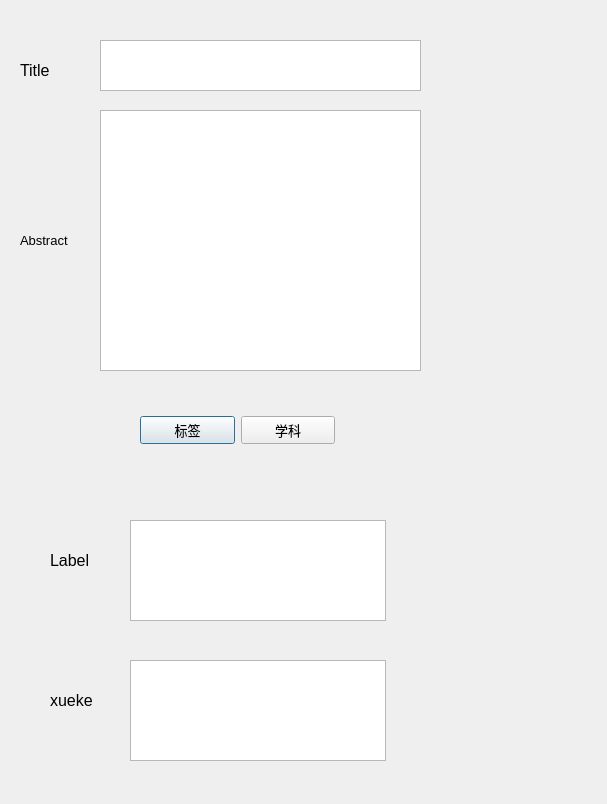
<?xml version="1.0" encoding="UTF-8"?>
<ui version="4.0">
 <class>Dialog</class>
 <widget class="QDialog" name="Dialog">
  <property name="geometry">
   <rect>
    <x>0</x>
    <y>0</y>
    <width>607</width>
    <height>804</height>
   </rect>
  </property>
  <property name="windowTitle">
   <string>Dialog</string>
  </property>
  <widget class="QWidget" name="horizontalLayoutWidget">
   <property name="geometry">
    <rect>
     <x>140</x>
     <y>390</y>
     <width>195</width>
     <height>80</height>
    </rect>
   </property>
   <layout class="QHBoxLayout" name="horizontalLayout">
    <item>
     <widget class="QPushButton" name="pushButton_label">
      <property name="font">
       <font>
        <pointsize>10</pointsize>
       </font>
      </property>
      <property name="text">
       <string>标签</string>
      </property>
     </widget>
    </item>
    <item>
     <widget class="QPushButton" name="pushButton_xk">
      <property name="font">
       <font>
        <pointsize>10</pointsize>
       </font>
      </property>
      <property name="text">
       <string>学科</string>
      </property>
     </widget>
    </item>
   </layout>
  </widget>
  <widget class="QPlainTextEdit" name="plainTextEdit_abs">
   <property name="geometry">
    <rect>
     <x>100</x>
     <y>110</y>
     <width>321</width>
     <height>261</height>
    </rect>
   </property>
   <property name="font">
    <font>
     <pointsize>10</pointsize>
    </font>
   </property>
  </widget>
  <widget class="QPlainTextEdit" name="plainTextEdit_title">
   <property name="geometry">
    <rect>
     <x>100</x>
     <y>40</y>
     <width>321</width>
     <height>51</height>
    </rect>
   </property>
   <property name="font">
    <font>
     <pointsize>10</pointsize>
    </font>
   </property>
  </widget>
  <widget class="QLabel" name="label">
   <property name="geometry">
    <rect>
     <x>20</x>
     <y>60</y>
     <width>71</width>
     <height>21</height>
    </rect>
   </property>
   <property name="font">
    <font>
     <pointsize>12</pointsize>
    </font>
   </property>
   <property name="text">
    <string>Title</string>
   </property>
  </widget>
  <widget class="QLabel" name="label_2">
   <property name="geometry">
    <rect>
     <x>20</x>
     <y>220</y>
     <width>71</width>
     <height>41</height>
    </rect>
   </property>
   <property name="font">
    <font>
     <pointsize>10</pointsize>
    </font>
   </property>
   <property name="text">
    <string>Abstract</string>
   </property>
  </widget>
  <widget class="QLabel" name="label_3">
   <property name="geometry">
    <rect>
     <x>50</x>
     <y>680</y>
     <width>71</width>
     <height>41</height>
    </rect>
   </property>
   <property name="font">
    <font>
     <pointsize>12</pointsize>
    </font>
   </property>
   <property name="text">
    <string>xueke</string>
   </property>
  </widget>
  <widget class="QLabel" name="label_4">
   <property name="geometry">
    <rect>
     <x>50</x>
     <y>550</y>
     <width>71</width>
     <height>21</height>
    </rect>
   </property>
   <property name="font">
    <font>
     <pointsize>12</pointsize>
    </font>
   </property>
   <property name="text">
    <string>Label</string>
   </property>
  </widget>
  <widget class="QTextBrowser" name="textBrowser_xk">
   <property name="geometry">
    <rect>
     <x>130</x>
     <y>660</y>
     <width>256</width>
     <height>101</height>
    </rect>
   </property>
   <property name="font">
    <font>
     <pointsize>10</pointsize>
    </font>
   </property>
  </widget>
  <widget class="QTextBrowser" name="textBrowser_label">
   <property name="geometry">
    <rect>
     <x>130</x>
     <y>520</y>
     <width>256</width>
     <height>101</height>
    </rect>
   </property>
   <property name="font">
    <font>
     <pointsize>10</pointsize>
    </font>
   </property>
  </widget>
 </widget>
 <resources/>
 <connections/>
</ui>
